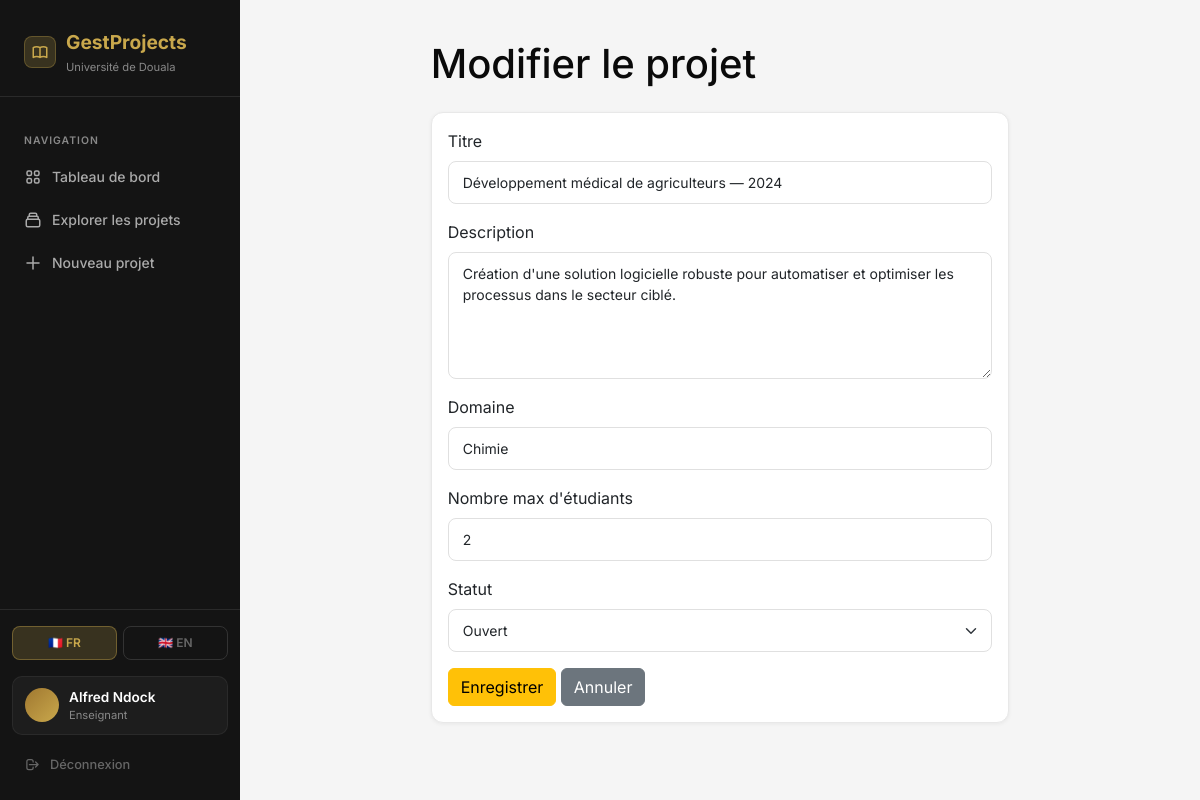
The app's page /projects/275/edit (signed in) with its own data.
### app/models.py (models this page shows, shortened)
class User(UserMixin, db.Model):
    __tablename__ = 'user'
    id = db.Column(db.Integer, primary_key=True)
    email = db.Column(db.String(100), unique=True, nullable=False)
    password_hash = db.Column(db.String(200), nullable=False)
    role = db.Column(db.String(20), nullable=False)
    name = db.Column(db.String(100), nullable=False)
    created_at = db.Column(db.DateTime, default=datetime.utcnow)
    projects = db.relationship('Project', backref='teacher', lazy=True,
                               foreign_keys='Project.teacher_id')
    applications = db.relationship('Application', backref='student', lazy=True,
                                   foreign_keys='Application.student_id')
    def is_teacher(self):
        return self.role == 'teacher'
    def is_student(self):
        return self.role == 'student'

class Project(db.Model):
    __tablename__ = 'project'
    id = db.Column(db.Integer, primary_key=True)
    title = db.Column(db.String(200), nullable=False)
    title_en = db.Column(db.String(200))
    description = db.Column(db.Text, nullable=False)
    description_en = db.Column(db.Text)
    domain = db.Column(db.String(100))
    domain_en = db.Column(db.String(100))
    teacher_id = db.Column(db.Integer, db.ForeignKey('user.id'), nullable=False)
    max_students = db.Column(db.Integer, default=1)
    status = db.Column(db.String(20), default='open')
    created_at = db.Column(db.DateTime, default=datetime.utcnow)
    updated_at = db.Column(db.DateTime, default=datetime.utcnow,
                           onupdate=datetime.utcnow)
    applications = db.relationship('Application', backref='project',
                                   lazy=True, cascade='all, delete-orphan')
    def get_title(self, lang='fr'):
        if lang == 'en':
            if self.title_en:
                return self.title_en
            from app.utils import auto_translate
            return auto_translate(self.title)
        return self.title

### app/routes.py (the view, shortened to what this page needs)
@main.route('/projects/<int:id>/edit', methods=['GET', 'POST'])
@login_required
@teacher_required
def edit_project(id):
    from app.forms import ProjectForm
    import concurrent.futures
    project = Project.query.get_or_404(id)
    if project.teacher_id != current_user.id:
        abort(403)
    form = ProjectForm(obj=project)
    lang = get_lang()
    return render_template('projects/edit.html', form=form,
                           project=project, lang=lang)

### app/forms.py
class ProjectForm(FlaskForm):
    title = StringField('Titre', validators=[DataRequired(), Length(max=200)])
    description = TextAreaField('Description', validators=[DataRequired()])
    domain = StringField('Domaine', validators=[Length(max=100)])
    max_students = IntegerField('Nombre max d\'étudiants', default=1)
    status = SelectField('Statut', choices=[('open', 'Ouvert'), ('closed', 'Fermé'),
                                             ('completed', 'Terminé')])

### app/__init__.py (called while the page is built)
def create_app():
    app = Flask(__name__)
    app.config.from_object(Config)
    db.init_app(app)
    login_manager.init_app(app)
    migrate.init_app(app, db)
    login_manager.login_view = 'auth.login'
    login_manager.login_message = 'Connectez-vous pour accéder à cette page.'
    login_manager.login_message_category = 'warning'
    from app.auth import auth as auth_blueprint
    from app.routes import main as main_blueprint
    app.register_blueprint(auth_blueprint)
    app.register_blueprint(main_blueprint)
    from flask import session
    @app.context_processor
    def inject_globals():
        return {'lang': session.get('lang', 'fr')}
    return app

### app/models.py (called while the page is built)
@login_manager.user_loader
def load_user(user_id):
    return User.query.get(int(user_id))

### app/routes.py (called while the page is built)
def teacher_required(f):
    @wraps(f)
    def decorated(*args, **kwargs):
        if not current_user.is_authenticated or not current_user.is_teacher():
            abort(403)
        return f(*args, **kwargs)
    return decorated

def get_lang():
    return session.get('lang', 'fr')

### app/templates/projects/edit.html (shortened to what this page needs)
{% extends "base.html" %}
{% block content %}
<div class="row justify-content-center">
    <div class="col-md-8">
        <h1 class="mb-4">Modifier le projet</h1>
        <div class="card">
            <div class="card-body">
                <form method="POST">
                    <div class="mb-3">
                        {{ form.title.label(class="form-label") }}
                        {{ form.title(class="form-control") }}
                    </div>
                    <div class="mb-3">
                        {{ form.description.label(class="form-label") }}
                        {{ form.description(class="form-control", rows=5) }}
                    </div>
                    <div class="mb-3">
                        {{ form.domain.label(class="form-label") }}
                        {{ form.domain(class="form-control") }}
                    </div>
                    <div class="mb-3">
                        {{ form.max_students.label(class="form-label") }}
                        {{ form.max_students(class="form-control") }}
                    </div>
                    <div class="mb-3">
                        {{ form.status.label(class="form-label") }}
                        {{ form.status(class="form-select") }}
                    </div>
                    <button type="submit" class="btn btn-warning">Enregistrer</button>
                    <a href="{{ url_for('main.dashboard') }}" class="btn btn-secondary">Annuler</a>
                </form>
            </div>
        </div>
    </div>
</div>
{% endblock %}

### app/templates/base.html (shortened to what this page needs)
<!DOCTYPE html>
<html lang="fr">
<head>
    <link href="https://cdn.jsdelivr.net/npm/bootstrap@5.3.0/dist/css/bootstrap.min.css" rel="stylesheet">
</head>
<body>
{% if current_user.is_authenticated %}
    <aside class="sidebar">
    <div class="sidebar-brand">
        <div style="display:flex; align-items:center; gap:10px;">
            <div style="width:32px; height:32px; background:rgba(201,168,76,0.2);
                        border-radius:8px; display:flex; align-items:center;
                        justify-content:center; flex-shrink:0;
                        border:1px solid rgba(201,168,76,0.3);">
            </div>
            <div>
                <div class="brand-name">GestProjects</div>
                <div class="brand-sub">
                    {{ 'Université de Douala' if lang=='fr' else 'University Of Douala' }}
                </div>
            </div>
        </div>
    </div>
    <nav class="sidebar-nav">
        <div class="nav-label">Navigation</div>
        <a href="{{ url_for('main.dashboard') }}"
           class="{% if request.endpoint == 'main.dashboard' %}active{% endif %}"
           style="text-decoration:none;">
            {{ 'Tableau de bord' if lang=='fr' else 'Dashboard' }}
        </a>
        <a href="{{ url_for('main.projects_list') }}"
           class="{% if request.endpoint == 'main.projects_list' %}active{% endif %}"
           style="text-decoration:none;">
            <svg class="nav-icon" fill="none" stroke="currentColor" viewBox="0 0 24 24">
                <path stroke-linecap="round" stroke-linejoin="round" stroke-width="2"
                      d="M19 11H5m14 0a2 2 0 012 2v6a2 2 0 01-2 2H5a2 2 0 01-2-2v-6
                         a2 2 0 012-2m14 0V9a2 2 0 00-2-2M5 11V9a2 2 0 012-2
                         m0 0V5a2 2 0 012-2h6a2 2 0 012 2v2M7 7h10"/>
            </svg>
            {{ 'Explorer les projets' if lang=='fr' else 'Browse Projects' }}
        </a>
        {% if current_user.is_teacher() %}
        <a href="{{ url_for('main.create_project') }}"
           class="{% if request.endpoint == 'main.create_project' %}active{% endif %}"
           style="text-decoration:none;">
            <svg class="nav-icon" fill="none" stroke="currentColor" viewBox="0 0 24 24">
                <path stroke-linecap="round" stroke-linejoin="round"
                      stroke-width="2" d="M12 4v16m8-8H4"/>
            </svg>
            {{ 'Nouveau projet' if lang=='fr' else 'New Project' }}
        </a>
        {% endif %}
    </nav>
    <div class="sidebar-footer">
        <div style="display:flex; gap:6px; margin-bottom:16px;">
            <a href="{{ url_for('main.set_lang', lang='fr') }}"
               style="flex:1; text-align:center; padding:7px 6px;
                      border-radius:8px; font-size:0.75rem; font-weight:600;
                      text-decoration:none; transition:all 0.2s;
                      background:{{ 'rgba(201,168,76,0.2)' if lang=='fr' else 'transparent' }};
                      color:{{ '#C9A84C' if lang=='fr' else '#666' }};
                      border:1px solid {{ 'rgba(201,168,76,0.4)' if lang=='fr' else '#333' }};">
                🇫🇷 FR
            </a>
            <a href="{{ url_for('main.set_lang', lang='en') }}"
               style="flex:1; text-align:center; padding:7px 6px;
                      border-radius:8px; font-size:0.75rem; font-weight:600;
                      text-decoration:none; transition:all 0.2s;
                      background:{{ 'rgba(201,168,76,0.2)' if lang=='en' else 'transparent' }};
                      color:{{ '#C9A84C' if lang=='en' else '#666' }};
                      border:1px solid {{ 'rgba(201,168,76,0.4)' if lang=='en' else '#333' }};">
                🇬🇧 EN
            </a>
        </div>
        <div style="display:flex; align-items:center; gap:10px;
                    padding:10px 12px; border-radius:10px;
                    background:rgba(255,255,255,0.04);
                    border:1px solid rgba(255,255,255,0.06);
                    margin-bottom:10px;">
            <div class="user-avatar">
            </div>
            <div style="flex:1; min-width:0;">
                <div class="user-name" style="white-space:nowrap;
                     overflow:hidden; text-overflow:ellipsis;">
                    {{ current_user.name }}
                </div>
                <div class="user-role">
                    {% if current_user.is_teacher() %}
                        {{ 'Enseignant' if lang=='fr' else 'Teacher' }}
                    {% else %}
                        {{ 'Étudiant' if lang=='fr' else 'Student' }}
                    {% endif %}
                </div>
            </div>
        </div>
        <a href="{{ url_for('auth.logout') }}"
           style="display:flex; align-items:center; gap:10px;
                  padding:9px 12px; border-radius:8px; color:#666;
                  text-decoration:none; font-size:0.8rem; font-weight:500;
                  transition:all 0.2s; border:1px solid transparent;"
           onmouseover="this.style.background='rgba(239,68,68,0.08)';
                        this.style.color='#ef4444';
                        this.style.borderColor='rgba(239,68,68,0.2)'"
           onmouseout="this.style.background='transparent';
                       this.style.color='#666';
                       this.style.borderColor='transparent'">
            <svg width="15" height="15" fill="none" stroke="currentColor"
                 viewBox="0 0 24 24" stroke-width="2">
                <path stroke-linecap="round" stroke-linejoin="round"
                      d="M17 16l4-4m0 0l-4-4m4 4H7m6 4v1a3 3 0 01-3 3H6
                         a3 3 0 01-3-3V7a3 3 0 013-3h4a3 3 0 013 3v1"/>
            </svg>
            {{ 'Déconnexion' if lang=='fr' else 'Logout' }}
        </a>
    </div>
</aside>
    <div class="main-content">
        <div class="page-wrapper">
            {% block content %}{% endblock %}
        </div>
    </div>
{% else %}
    {% block auth_content %}{% endblock %}
{% endif %}
</body>
</html>

### app/templates/base.html (style rules this page uses)
:root { --gold: #C9A84C; --gold-light: #E8C96A; --gold-dark: #A07830; --black: #0A0A0A; --dark: #141414; --dark2: #1E1E1E; --dark3: #2A2A2A; --white: #FFFFFF; --gray: #888888; --gray-light: #F5F5F5; --sidebar-width: 240px; }
* { box-sizing: border-box; margin: 0; padding: 0; }
body { font-family: 'Inter', sans-serif; background: var(--gray-light); color: var(--black); display: flex; min-height: 100vh; }
.sidebar { width: var(--sidebar-width); background: var(--dark); min-height: 100vh; position: fixed; top: 0; left: 0; display: flex; flex-direction: column; z-index: 100; transition: transform 0.3s ease; }
.sidebar-brand { padding: 28px 24px 20px; border-bottom: 1px solid var(--dark3); }
.sidebar-brand .brand-name { font-size: 1.2rem; font-weight: 700; color: var(--gold); }
.sidebar-brand .brand-sub { font-size: 0.7rem; color: var(--gray); margin-top: 2px; }
.sidebar-nav { padding: 20px 12px; flex: 1; }
.sidebar-nav .nav-label { font-size: 0.65rem; font-weight: 600; color: var(--gray); text-transform: uppercase; letter-spacing: 1px; padding: 0 12px; margin-bottom: 8px; margin-top: 16px; }
.sidebar-nav a { text-decoration: none !important; color: #AAAAAA !important; }
.sidebar-footer a { text-decoration: none !important; }
.sidebar-nav a { display: flex; align-items: center; gap: 10px; padding: 10px 12px; border-radius: 8px; color: #AAAAAA; text-decoration: none; font-size: 0.875rem; font-weight: 500; transition: all 0.2s ease; margin-bottom: 2px; }
.sidebar-nav a .nav-icon { width: 18px; height: 18px; }
.sidebar-footer { padding: 16px 12px; border-top: 1px solid var(--dark3); }
.user-avatar { width: 34px; height: 34px; border-radius: 50%; background: linear-gradient(135deg, var(--gold-dark), var(--gold)); display: flex; align-items: center; justify-content: center; font-weight: 700; font-size: 0.8rem; color: var(--white); flex-shrink: 0; }
.user-name { font-size: 0.85rem; font-weight: 600; color: var(--white); }
.user-role { font-size: 0.7rem; color: var(--gray); }
.main-content { margin-left: var(--sidebar-width); flex: 1; padding: 40px; min-height: 100vh; }
.page-wrapper { animation: fadeIn 0.3s ease; }
.card { border: 1px solid #E8E8E8; border-radius: 12px; box-shadow: 0 1px 4px rgba(0,0,0,0.06); transition: transform 0.2s ease, box-shadow 0.2s ease; background: var(--white); }
.form-control, .form-select { border: 1.5px solid #E0E0E0; border-radius: 8px; padding: 10px 14px; font-size: 0.875rem; transition: border-color 0.2s, box-shadow 0.2s; }

### records on screen
User: name "Alfred Ndock"
Project: title "Développement médical de agriculteurs — 2024", description "Création d'une solution logicielle robuste pour automatiser et optimiser les processus dans le secteur ciblé.", domain "Chimie", max_students "2", status "Ouvert"

### other values on screen
{{ 'Université de Douala' if lang=='fr' else 'University Of Douala' }} "Université de Douala"
{{ 'Tableau de bord' if lang=='fr' else 'Dashboard' }} "Tableau de bord"
{{ 'Explorer les projets' if lang=='fr' else 'Browse Projects' }} "Explorer les projets"
{{ 'Nouveau projet' if lang=='fr' else 'New Project' }} "Nouveau projet"
{{ 'Enseignant' if lang=='fr' else 'Teacher' }} "Enseignant"
{{ 'Déconnexion' if lang=='fr' else 'Logout' }} "Déconnexion"
